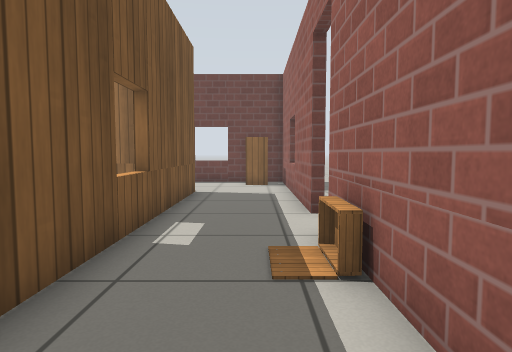
View 1 (above)

19 first-person views from a walk through a Gazebo world. The camera is 0.69 m above the floor, tilts 4° down and sees 75° across. The lines on the ground mark 1 m squares. The floor is counted in squares, 0.5 m on a side. Each view is taken from the middle of a square. On the plan, view 1 faces up. The plan holds only what a view shows up to about 15 squares ahead; the rest is blank. Robots are left out. Simple patterns stand in for the simulator's built-in surfaces. Simple shapes stand in for some stock models.

View 2
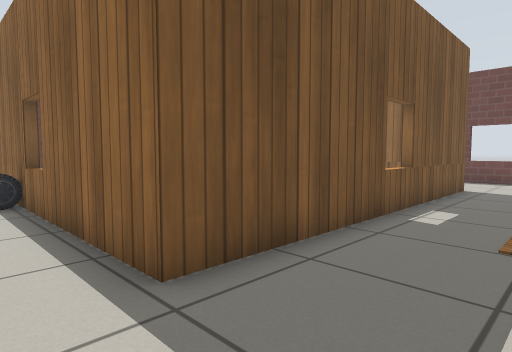

View 3
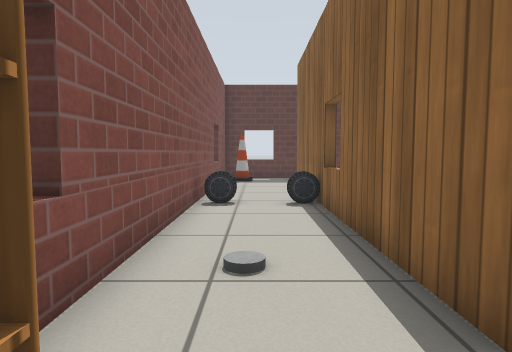

View 4
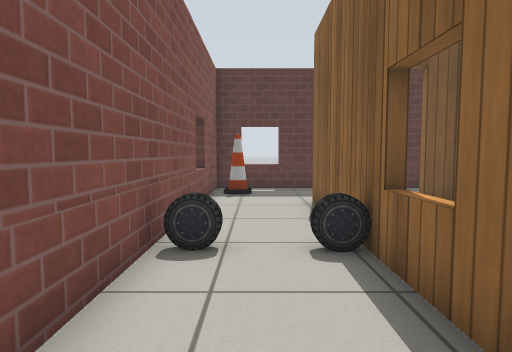

View 5
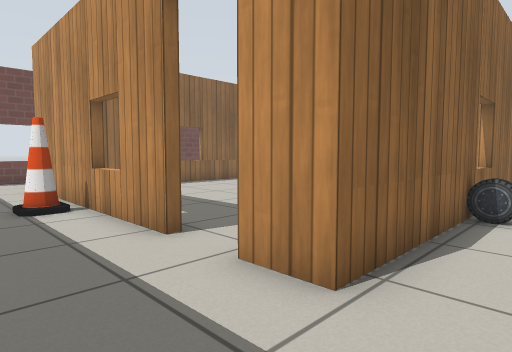

View 6
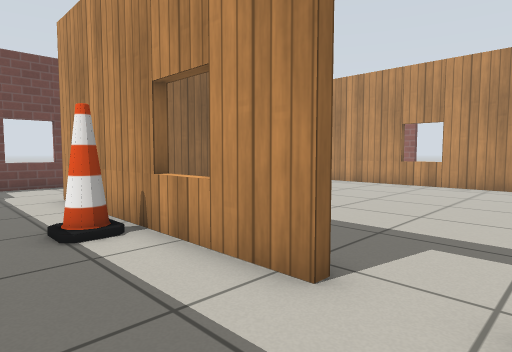

View 7
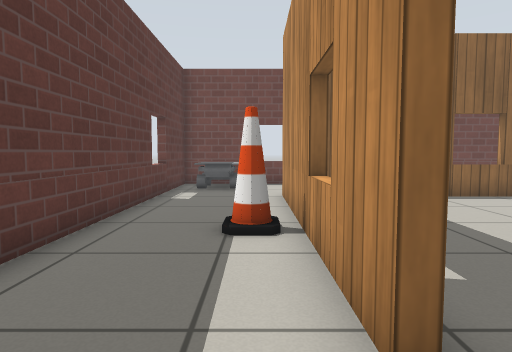

View 8
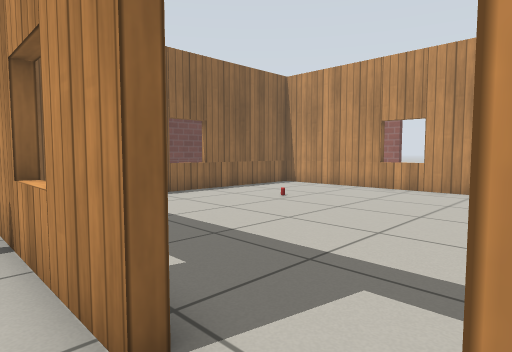

View 9
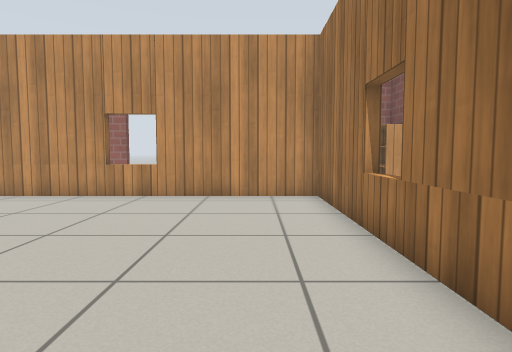

View 10
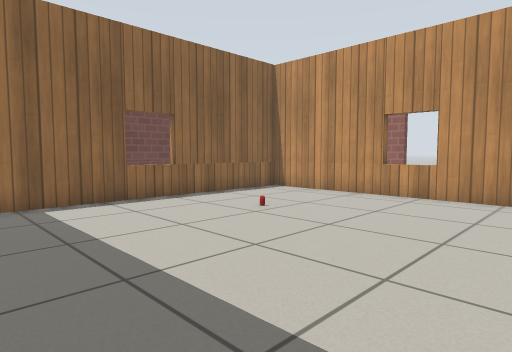

View 11
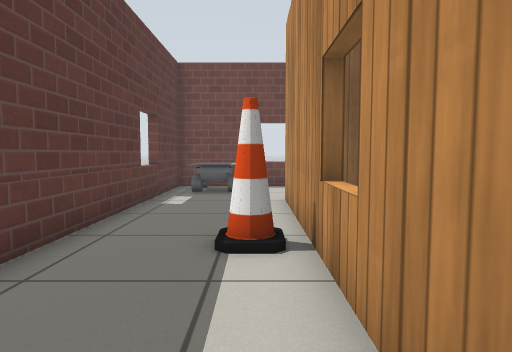

View 12
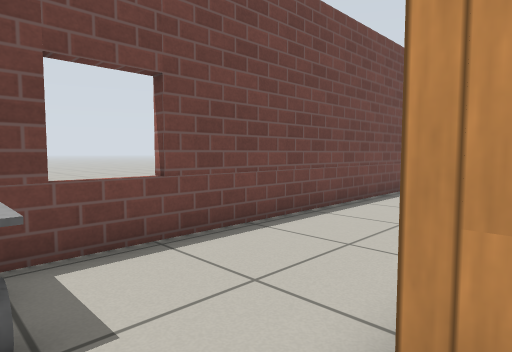

View 13
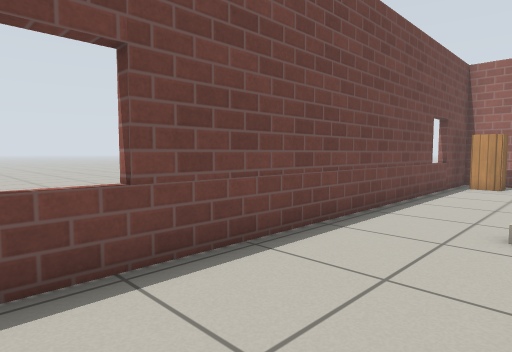

View 14
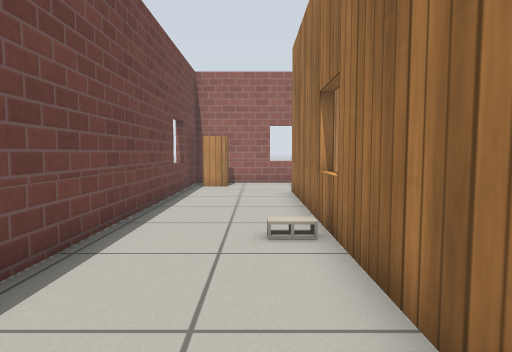

View 15
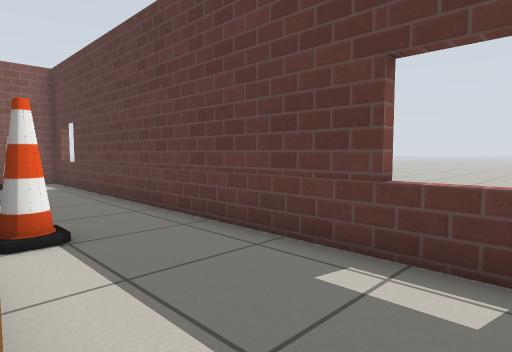

View 16
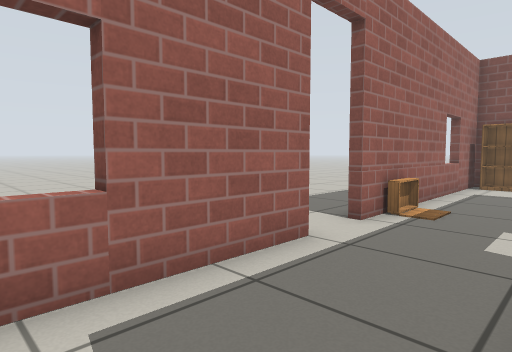

View 17
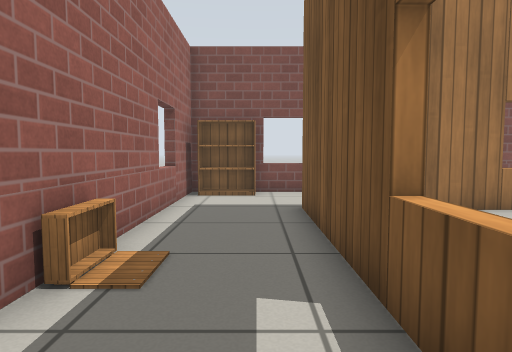

View 18
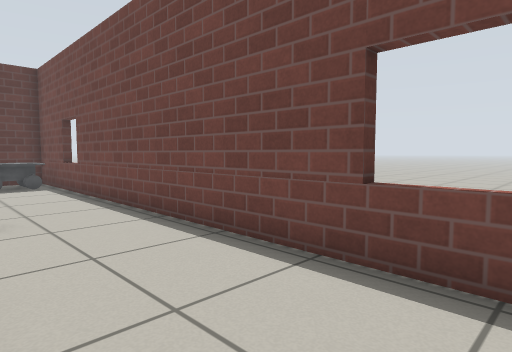

View 19
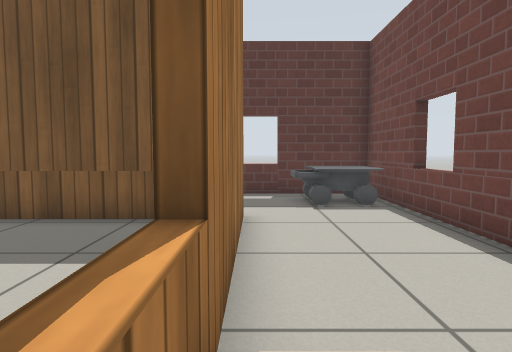

### Floor plan
Points are (right, up) in squares from view 1. A wall is a line through its corners. A room is listed if a view was taken in it or the views show most of it. See-through windows are left out.
Room 1 (views 1, 2, 3, 4, 5, 6, 7, 8, 11, 12, 13, 14, 15, 16, 17, 18, 19)
walls: (1.1, 10.8) (1.6, 10.8); (1.2, 7.5) (1.2, 15.7) (-18.1, 15.7) (-18.1, -3.7) (1.2, -3.7) (1.2, 5.7); (-14.1, 3) (-14.1, 11.7) (-2.1, 11.7) (-2.1, -0.3) (-14.1, -0.3) (-14.1, 1.3); (1.1, -1.3) (1.6, -1.3)
ways out: open door at (-14, 2.5) to room 2; open door at (1, 6.5)
objects: cone (-17, -3); other object (-17, 13) to (-16, 15); cone (-15, 7); car (-9, -3); car (-9, -1); cinder block (-9, 12); bookshelf (-1, -3) to (0, -3); cabinet (0, 14) to (0, 15); other object (1, 4)
Room 2 (views 9, 10)
walls: (-13.8, 4) (-13.8, 3); (-10.5, 0) (-2.4, 0) (-2.4, 11.4) (-12.9, 11.4); (-13.8, 10) (-13.8, 6.6)
ways out: open door at (-14, 2.5) to room 1
objects: other object (-7, 8)

Positions as (right, up) in squares from view 1, and headings:
1: (0, 0), facing up
2: (1, -2), facing up-left
3: (0, -2), facing left
4: (-4, -2), facing left
5: (-17, -2), facing up-right
6: (-17, 1), facing up-right
7: (-15, 1), facing up
8: (-15, 1), facing up-right
9: (-13, 2), facing right
10: (-13, 2), facing up-right
11: (-15, 2), facing up
12: (-16, 11), facing up-right
13: (-15, 12), facing up-right
14: (-14, 13), facing right
15: (-14, 13), facing down-left
16: (-2, 12), facing down-right
17: (-1, 8), facing down
18: (-1, 12), facing up-left
19: (-7, 12), facing left
